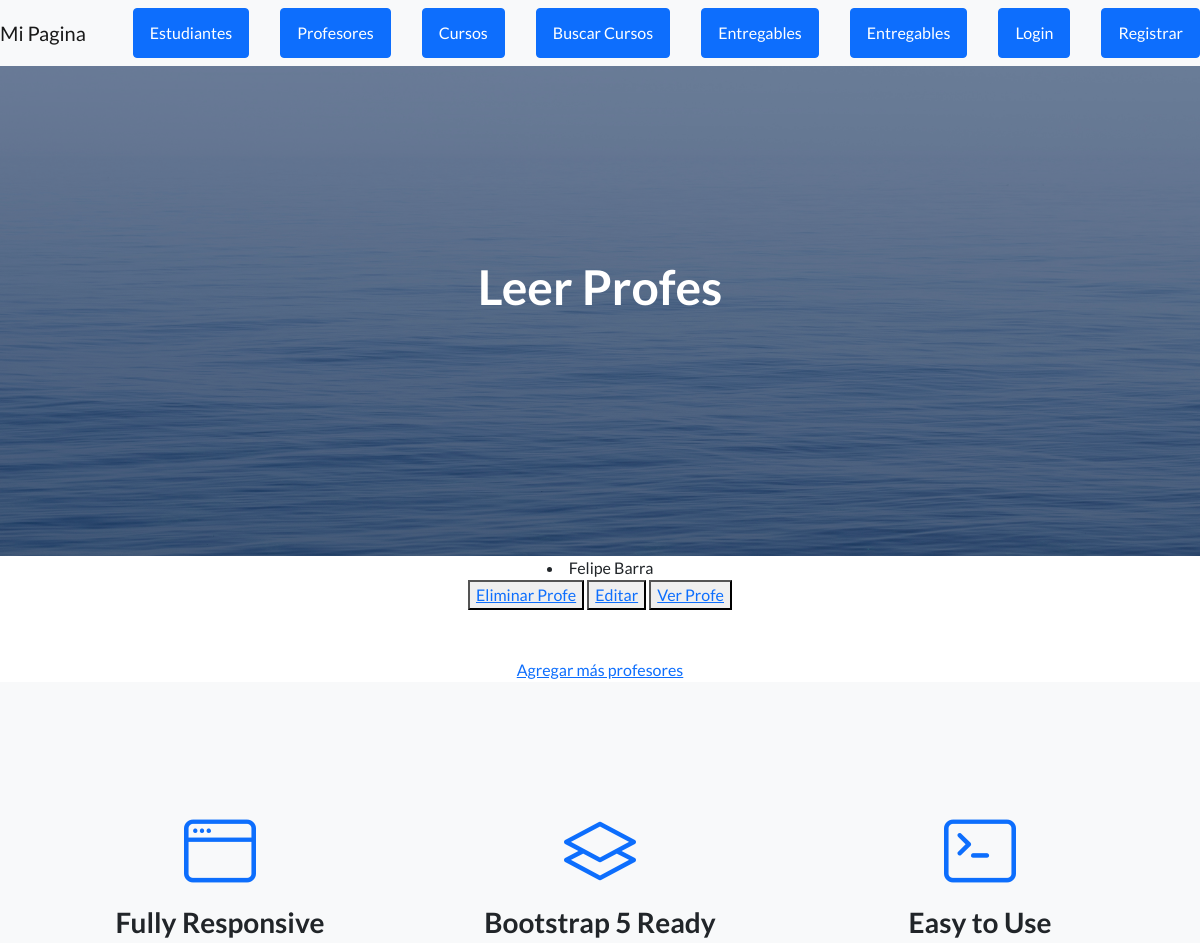
The app's page /leerProfesores/ (upper part), older data.
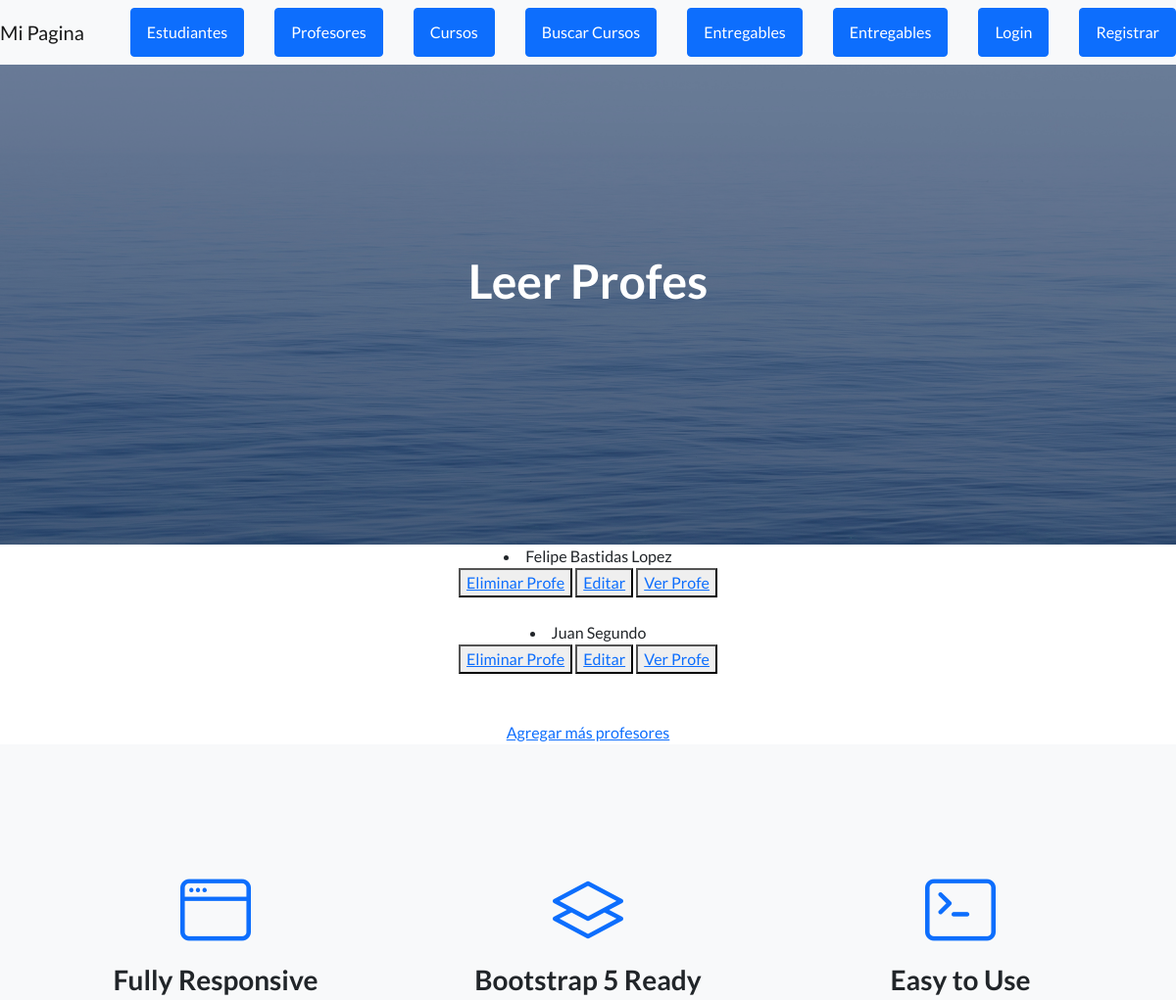
The same page, newer data.
### AppCoder/models.py (models this page shows, shortened)
class Profesor(models.Model):
    nombre=models.CharField(max_length=30)
    apellido=models.CharField(max_length=30)
    email=models.EmailField()
    profesion=models.CharField(max_length=30)

### AppCoder/views.py (the view)
# urls.py: path('leerProfesores/', leerProfesores,name='profesores_list'),
def leerProfesores(request):
    profesores=Profesor.objects.all()
    return render(request, 'AppCoder/leerProfesores.html',{'profesores':profesores})

### AppCoder/templates/AppCoder/leerProfesores.html (shortened to what this page needs)
{% extends "AppCoder/padre.html" %}
{% load static %}
{% block titulo %}
<h1 class="mb-5">Leer Profes</h1>
{% endblock %}
{% block contenidoQueCambia %}
    <center>
        {% for profesor in profesores %}
           <li>
            {{profesor.nombre}}
            {{profesor.apellido}}
           </li>
            <button>
                <a href="{% url 'eliminarProfesor' profesor.nombre%}">Eliminar Profe</a>
            </button>
            <button>
              <a class="open-incident" href="{% url 'editarProfesor' profesor.nombre %}" data-popup-url="{% url 'editarProfesor' profesor.nombre %}">Editar</a>
            </button>
            <button>
                <a  class="open-incident" href="{% url 'buscarProfesorID' profesor.id%}" data-popup-url="{% url 'buscarProfesorID' profesor.id %}">Ver Profe</a>
            </button>
            <br>
            <br>
    {% endfor %}
     <br>
    <a class="open-incident" href="{% url 'profesores' %} " data-popup-url="{% url 'profesores' %}">Agregar más profesores</a>
    </center>
{% endblock %}

### AppCoder/templates/AppCoder/padre.html (shortened to what this page needs)
<!DOCTYPE html>
<html lang="en">
    <head>
        {% load static %}
        <link href="https://cdn.jsdelivr.net/npm/bootstrap-icons@1.5.0/font/bootstrap-icons.css" rel="stylesheet" type="text/css" />
        <link href="{% static 'AppCoder/css/styles.css' %}" rel="stylesheet" />
    </head>
    <body>
        <nav class="navbar navbar-light bg-light static-top">
                <a class="navbar-brand" href="{% url 'inicio' %}">Mi Pagina</a>
                <a class="btn btn-primary" href="{% url 'estudiante_list' %}">Estudiantes</a>
                <a class="btn btn-primary" href="{% url 'profesores_list' %}">Profesores</a>
                <a class="btn btn-primary" href="{% url 'cursos' %}">Cursos</a>
                <a class="btn btn-primary" href="{% url 'buscarComision' %}">Buscar Cursos</a>
                <a class="btn btn-primary" href="{% url 'entregables' %}">Entregables</a>
                <a class="btn btn-primary" href="{% url 'entregables' %}">Entregables</a>
                {% if not request.user.is_authenticated %}
                <a class="btn btn-primary open-incident" href="{% url 'login_request' %}" data-popup-url="{% url 'login_request' %}">Login</a>
                <a class="btn btn-primary" href="{% url 'register' %}">Registrar</a>
                {% else %}
                <p>Hola! {{user.username }} </p>
                {% block avatar %}
                {% endblock %}
                {% endif %}
        </nav>
        <header class="masthead">
            <div class="container position-relative">
                <div class="row justify-content-center">
                    <div class="col-xl-6">
                        <div class="text-center text-white">
                            {% block titulo %}
                            {% endblock %}
                        </div>
                    </div>
                </div>
            </div>
        </header>
        {% block contenidoQueCambia%}
        {% endblock %}
        <section class="features-icons bg-light text-center">
            <div class="container">
                <div class="row">
                    <div class="col-lg-4">
                        <div class="features-icons-item mx-auto mb-5 mb-lg-0 mb-lg-3">
                            <div class="features-icons-icon d-flex"><i class="bi-window m-auto text-primary"></i></div>
                            <h3>Fully Responsive</h3>
                        </div>
                    </div>
                    <div class="col-lg-4">
                        <div class="features-icons-item mx-auto mb-5 mb-lg-0 mb-lg-3">
                            <div class="features-icons-icon d-flex"><i class="bi-layers m-auto text-primary"></i></div>
                            <h3>Bootstrap 5 Ready</h3>
                        </div>
                    </div>
                    <div class="col-lg-4">
                        <div class="features-icons-item mx-auto mb-0 mb-lg-3">
                            <div class="features-icons-icon d-flex"><i class="bi-terminal m-auto text-primary"></i></div>
                            <h3>Easy to Use</h3>
                        </div>
                    </div>
                </div>
            </div>
        </section>
    </body>
</html>

Row changes from the older to the newer data that the page shows:
removed Profesor: nombre "Felipe", apellido "Barra"
added Profesor: nombre "Felipe Bastidas", apellido "Lopez"
added Profesor: nombre "Juan", apellido "Segundo"
